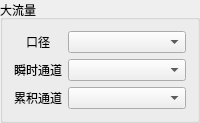
         <widget class="QGroupBox" name="gBox_big">
          <property name="title">
           <string>大流量</string>
          </property>
          <layout class="QGridLayout" name="gridLayout">
           <item row="0" column="0">
            <widget class="QLabel" name="label_8">
             <property name="text">
              <string>&lt;html&gt;&lt;head/&gt;&lt;body&gt;&lt;p align=&quot;center&quot;&gt;口径&lt;/p&gt;&lt;/body&gt;&lt;/html&gt;</string>
             </property>
            </widget>
           </item>
           <item row="0" column="1">
            <widget class="QComboBox" name="comboBox_diam_0">
             <item>
              <property name="text">
               <string/>
              </property>
             </item>
             <item>
              <property name="text">
               <string>DN3</string>
              </property>
             </item>
             <item>
              <property name="text">
               <string>DN5</string>
              </property>
             </item>
             <item>
              <property name="text">
               <string>DN10</string>
              </property>
             </item>
             <item>
              <property name="text">
               <string>DN25</string>
              </property>
             </item>
            </widget>
           </item>
           <item row="1" column="0">
            <widget class="QLabel" name="label_9">
             <property name="text">
              <string>&lt;html&gt;&lt;head/&gt;&lt;body&gt;&lt;p align=&quot;center&quot;&gt;瞬时通道&lt;/p&gt;&lt;/body&gt;&lt;/html&gt;</string>
             </property>
            </widget>
           </item>
           <item row="1" column="1">
            <widget class="QComboBox" name="cBox_instroute_0">
             <property name="sizePolicy">
              <sizepolicy hsizetype="Expanding" vsizetype="Fixed">
               <horstretch>0</horstretch>
               <verstretch>0</verstretch>
              </sizepolicy>
             </property>
             <property name="font">
              <font>
               <weight>50</weight>
               <italic>false</italic>
               <bold>false</bold>
               <kerning>false</kerning>
              </font>
             </property>
             <property name="acceptDrops">
              <bool>false</bool>
             </property>
             <property name="layoutDirection">
              <enum>Qt::LeftToRight</enum>
             </property>
             <property name="autoFillBackground">
              <bool>false</bool>
             </property>
             <property name="frame">
              <bool>true</bool>
             </property>
             <item>
              <property name="text">
               <string/>
              </property>
              <property name="icon">
               <iconset>
                <normaloff>C:/Users/Administrator/none.ico</normaloff>C:/Users/Administrator/none.ico</iconset>
              </property>
             </item>
             <item>
              <property name="text">
               <string>       0</string>
              </property>
             </item>
             <item>
              <property name="text">
               <string>       1</string>
              </property>
             </item>
             <item>
              <property name="text">
               <string>       2</string>
              </property>
             </item>
             <item>
              <property name="text">
               <string>       3</string>
              </property>
             </item>
             <item>
              <property name="text">
               <string>       4</string>
              </property>
             </item>
             <item>
              <property name="text">
               <string>       5</string>
              </property>
             </item>
             <item>
              <property name="text">
               <string>       6</string>
              </property>
             </item>
             <item>
              <property name="text">
               <string>       7</string>
              </property>
             </item>
             <item>
              <property name="text">
               <string>       8</string>
              </property>
             </item>
             <item>
              <property name="text">
               <string>       9</string>
              </property>
             </item>
             <item>
              <property name="text">
               <string>       10</string>
              </property>
             </item>
             <item>
              <property name="text">
               <string>       11</string>
              </property>
             </item>
            </widget>
           </item>
           <item row="2" column="0">
            <widget class="QLabel" name="label_10">
             <property name="text">
              <string>&lt;html&gt;&lt;head/&gt;&lt;body&gt;&lt;p align=&quot;center&quot;&gt;累积通道&lt;/p&gt;&lt;/body&gt;&lt;/html&gt;</string>
             </property>
            </widget>
           </item>
           <item row="2" column="1">
            <widget class="QComboBox" name="cBox_accumroute_0">
             <property name="sizePolicy">
              <sizepolicy hsizetype="Expanding" vsizetype="Fixed">
               <horstretch>0</horstretch>
               <verstretch>0</verstretch>
              </sizepolicy>
             </property>
             <property name="font">
              <font>
               <weight>50</weight>
               <italic>false</italic>
               <bold>false</bold>
               <kerning>false</kerning>
              </font>
             </property>
             <property name="acceptDrops">
              <bool>false</bool>
             </property>
             <property name="layoutDirection">
              <enum>Qt::LeftToRight</enum>
             </property>
             <property name="autoFillBackground">
              <bool>false</bool>
             </property>
             <property name="frame">
              <bool>true</bool>
             </property>
             <item>
              <property name="text">
               <string/>
              </property>
              <property name="icon">
               <iconset>
                <normaloff>C:/Users/Administrator/none.ico</normaloff>C:/Users/Administrator/none.ico</iconset>
              </property>
             </item>
             <item>
              <property name="text">
               <string>       0</string>
              </property>
             </item>
             <item>
              <property name="text">
               <string>       1</string>
              </property>
             </item>
             <item>
              <property name="text">
               <string>       2</string>
              </property>
             </item>
             <item>
              <property name="text">
               <string>       3</string>
              </property>
             </item>
             <item>
              <property name="text">
               <string>       4</string>
              </property>
             </item>
             <item>
              <property name="text">
               <string>       5</string>
              </property>
             </item>
             <item>
              <property name="text">
               <string>       6</string>
              </property>
             </item>
             <item>
              <property name="text">
               <string>       7</string>
              </property>
             </item>
             <item>
              <property name="text">
               <string>       8</string>
              </property>
             </item>
             <item>
              <property name="text">
               <string>       9</string>
              </property>
             </item>
             <item>
              <property name="text">
               <string>       10</string>
              </property>
             </item>
             <item>
              <property name="text">
               <string>       11</string>
              </property>
             </item>
             <item>
              <property name="text">
               <string>       12</string>
              </property>
             </item>
             <item>
              <property name="text">
               <string>       13</string>
              </property>
             </item>
             <item>
              <property name="text">
               <string>       14</string>
              </property>
             </item>
             <item>
              <property name="text">
               <string>       15</string>
              </property>
             </item>
            </widget>
           </item>
          </layout>
         </widget>
